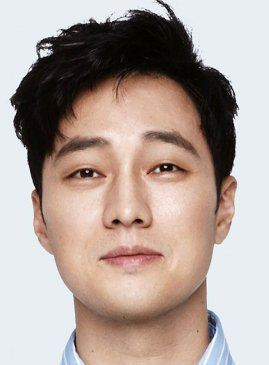
#> input picture EDGE DETECTION/6.jpg, 269 x 365 px, found by its file name
$ jupyter execute Edge_detection_vertical_filter_rev0.ipynb   (older library calls are emulated)
#> lines starting #> are read from the running program, lines starting #| are printed output that depends on the picture
<a href="https://colab.research.google.com/github/ctshiz/WORKSPACE_PANDAS/blob/main/Edge_detection_vertical_filter_rev0.ipynb" target="_parent"></a>

[cell 1]
#matplotlib inline
from PIL import Image
import numpy as np
import matplotlib.pyplot as plt
import scipy.misc as smp
import matplotlib.pyplot as plt
import numpy as np
import matplotlib.image as mpimg
import os
import scipy.misc as sm
import skimage
from scipy import ndimage


#define the vertical filter
vertical_filter = [[-1,-2,-1], [0,0,0], [1,2,1]]

#define the horizontal filter
horizontal_filter = [[-1,0,1], [-2,0,2], [-1,0,1]]

#read in the pinwheel image
img = plt.imread(r'C:\Users\win10\Documents\PERSONNEL\CODES\EDGE DETECTION\canny_edge_detector-master\faces_imgs\6.jpg')
#> img is the input picture: shape (365, 269, 3); mean R, G, B 177.3, 162, 154.9

#get the dimensions of the image
n,m,d = img.shape
#> n = 365; m = 269; d = 3

#initialize the edges image
edges_img = img.copy()
print(edges_img)
#> (printed output is left out)

print("---------------------------")
#loop over all pixels in the image
for row in range(3, n-2):
    for col in range(3, m-2):

        #create little local 3x3 box
        local_pixels = img[row-1:row+2, col-1:col+2, 0]

        #apply the vertical filter
        vertical_transformed_pixels = vertical_filter*local_pixels
        #remap the vertical score
        vertical_score = vertical_transformed_pixels.sum()/4

        #apply the horizontal filter
        horizontal_transformed_pixels = horizontal_filter*local_pixels
        #remap the horizontal score
        horizontal_score = horizontal_transformed_pixels.sum()/4

        #combine the horizontal and vertical scores into a total edge score
        edge_score = (vertical_score**2 + horizontal_score**2)**.5

        #insert this edge score into the edges image
        edges_img[row, col] = [edge_score]*3
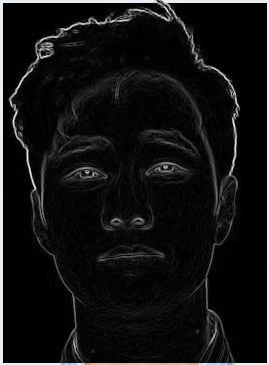
#> edges_img: shape (365, 269, 3); mean R, G, B 18, 18.1, 18.2

#remap the values in the 0-1 range in case they went out of bounds
edges_img = edges_img/edges_img.max()
print(edges_img)
#> (printed output is left out)
plt.imshow(edges_img)
plt.show()
